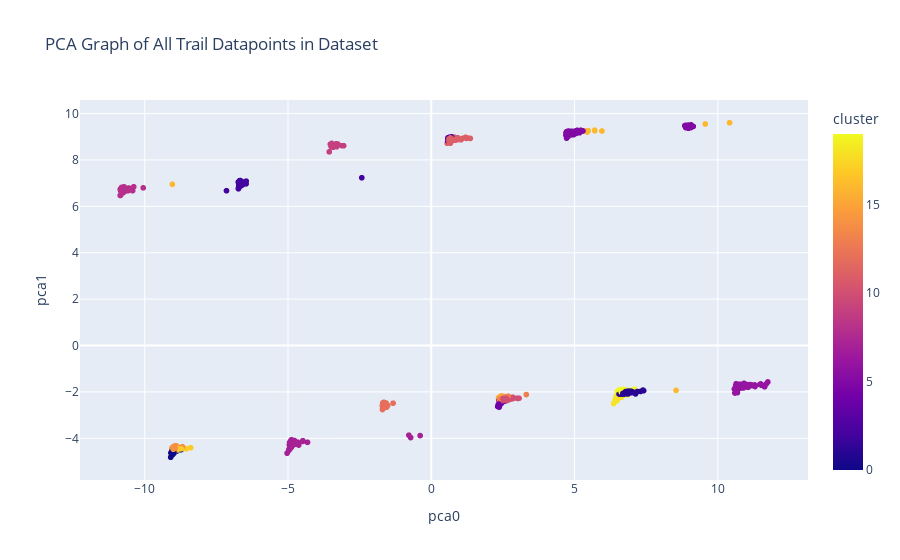

Here is the notebook cell this chart was saved with:
### Markdown cell above
First graph: This graph shows all the trails that are in the same cluster as the user’s “ideal” trail (a hypothetical trail populated with the features the user desires and scaled based on their weighting of those features’ importances). It allows a user to view where each trail that is similar to their preferences (and thus in their cluster) is in the United States in relation to their location. This graph doesn’t really allow one to analyze our model’s performance, and is more a convenience for a user and an interesting visualization of our clustering results. 

Second graph: This graph shows a “big PCA”, which is a principle component analysis on the entire data set, as scaled and weighted based on the user’s preferences on our 9 features. It plots the 9 features on a 2D axis. The color bar on this graph tells a viewer where each cluster of data lies on the PCA graph. This allows a viewer to zoom in and see a representation of the vector distance between the trails within each cluster (how similar they are to each other). It also allows a viewer to see a broad analysis of how well the clustering performed, by showing trails from within the same cluster being grouped together on the PCA plot. 

Third graph: This graph shows a “small PCA”, which is a principle component analysis only on the trails that fall within the same cluster as the user’s “ideal” trail, again simplifying the 9 features onto a 2D axis. The graph has the user’s ideal trail plotted in red, and everything else plotted in blue. This allows a viewer to get an idea of the vector distances and degree of similarity between the different trails in the same cluster as the user’s ideal trail, as well as the features of those trails. It also allows a viewer to easily see where the nearest neighbors in the cluster are; with some error, it is a good way to visualize the 5 nearest neighbors because generally, the points closest to the user input point on the PCA will be those neighbors.

### Code cell
example1.big_pca()

### Figure 1 — Plotly figure (JSON) as saved in the notebook; plotly's stock layout.template omitted (floating-point values rounded to 4 significant figures; data arrays with more than 128 entries replaced by an {"elided": "..."} marker saying what was removed)
{"data": [{"customdata": {"elided": "3061x8 mixed values"}, "hovertemplate": "pca0=%{x}<br>pca1=%{y}<br>trail_id=%{customdata[0]}<br>distance=%{customdata[1]}<br>name=%{customdata[2]}<br>area_name=%{customdata[3]}<br>length=%{customdata[4]}<br>difficulty_rating=%{customdata[5]}<br>features=%{customdata[6]}<br>activities=%{customdata[7]}<br>cluster=%{marker.color}<extra></extra>", "legendgroup": "", "marker": {"color": {"elided": "3061 int values"}, "coloraxis": "coloraxis", "symbol": "circle"}, "mode": "markers", "name": "", "showlegend": false, "type": "scattergl", "x": {"elided": "3061 float values"}, "xaxis": "x", "y": {"elided": "3061 float values"}, "yaxis": "y"}], "layout": {"coloraxis": {"colorbar": {"title": {"text": "cluster"}}, "colorscale": [[0, "#0d0887"], [0.1111, "#46039f"], [0.2222, "#7201a8"], [0.3333, "#9c179e"], [0.4444, "#bd3786"], [0.5556, "#d8576b"], [0.6667, "#ed7953"], [0.7778, "#fb9f3a"], [0.8889, "#fdca26"], [1, "#f0f921"]]}, "legend": {"tracegroupgap": 0}, "title": {"text": "PCA Graph of All Trail Datapoints in Dataset"}, "xaxis": {"anchor": "y", "domain": [0, 1], "title": {"text": "pca0"}}, "yaxis": {"anchor": "x", "domain": [0, 1], "title": {"text": "pca1"}}}}
